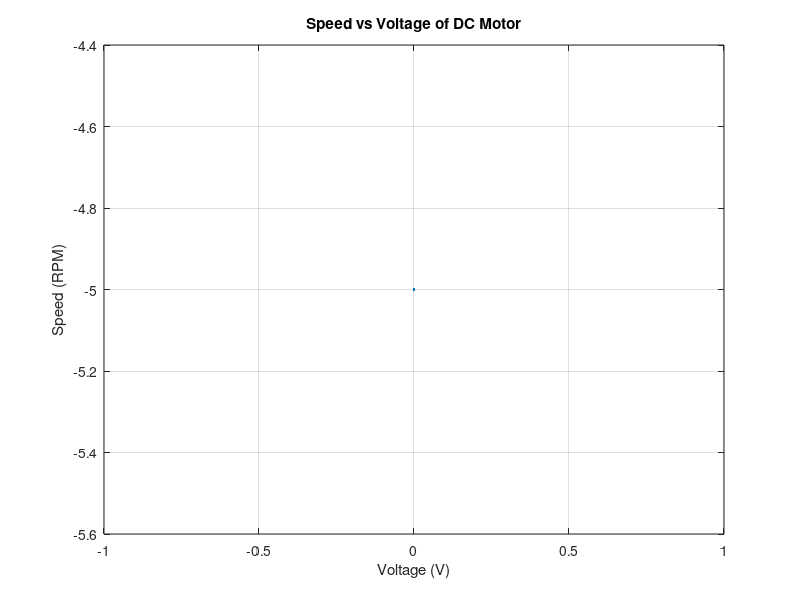

Write MATLAB code to recreate this figure.
clc;
clear;

% INPUTS
V = input('Enter Supply Voltage (V): ');
Ra = input('Enter Armature Resistance (Ohms): ');
Ia = input('Enter Armature Current (A): ');
phi = input('Enter Flux (Wb): ');

% CONSTANT (machine constant)
k = 1;  

% SPEED CALCULATION
N = (V - Ia * Ra) / (k * phi);

% OUTPUT
fprintf('\n--- DC Motor Speed Result ---\n');
fprintf('Motor Speed: %.2f RPM\n', N);

% ANALYSIS: Speed vs Voltage
V_range = 0:10:V;
N_values = (V_range - Ia * Ra) / (k * phi);

figure;
plot(V_range, N_values, 'LineWidth', 2);
xlabel('Voltage (V)');
ylabel('Speed (RPM)');
title('Speed vs Voltage of DC Motor');
grid on;
